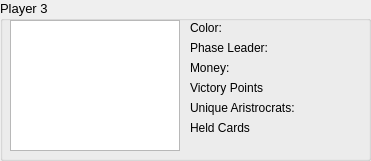
   <widget class="QGroupBox" name="groupBoxPlayer3">
    <property name="geometry">
     <rect>
      <x>10</x>
      <y>450</y>
      <width>371</width>
      <height>161</height>
     </rect>
    </property>
    <property name="font">
     <font>
      <pointsize>10</pointsize>
     </font>
    </property>
    <property name="title">
     <string>Player 3</string>
    </property>
    <widget class="QLabel" name="lblColor_Player3">
     <property name="geometry">
      <rect>
       <x>190</x>
       <y>20</y>
       <width>161</width>
       <height>16</height>
      </rect>
     </property>
     <property name="font">
      <font>
       <pointsize>9</pointsize>
      </font>
     </property>
     <property name="text">
      <string>Color:</string>
     </property>
    </widget>
    <widget class="QLabel" name="lblPhaseLeader_Player3">
     <property name="geometry">
      <rect>
       <x>190</x>
       <y>40</y>
       <width>161</width>
       <height>16</height>
      </rect>
     </property>
     <property name="font">
      <font>
       <pointsize>9</pointsize>
      </font>
     </property>
     <property name="text">
      <string>Phase Leader: </string>
     </property>
    </widget>
    <widget class="QLabel" name="lblMoney_Player3">
     <property name="geometry">
      <rect>
       <x>190</x>
       <y>60</y>
       <width>161</width>
       <height>16</height>
      </rect>
     </property>
     <property name="font">
      <font>
       <pointsize>9</pointsize>
      </font>
     </property>
     <property name="text">
      <string>Money:</string>
     </property>
    </widget>
    <widget class="QLabel" name="lblVP_Player3">
     <property name="geometry">
      <rect>
       <x>190</x>
       <y>80</y>
       <width>161</width>
       <height>16</height>
      </rect>
     </property>
     <property name="font">
      <font>
       <pointsize>9</pointsize>
      </font>
     </property>
     <property name="text">
      <string>Victory Points</string>
     </property>
    </widget>
    <widget class="QLabel" name="lblAristocrats_Player3">
     <property name="geometry">
      <rect>
       <x>190</x>
       <y>100</y>
       <width>161</width>
       <height>16</height>
      </rect>
     </property>
     <property name="font">
      <font>
       <pointsize>9</pointsize>
      </font>
     </property>
     <property name="text">
      <string>Unique Aristrocrats:</string>
     </property>
    </widget>
    <widget class="QLabel" name="lblHeldCards_Player3">
     <property name="geometry">
      <rect>
       <x>190</x>
       <y>120</y>
       <width>161</width>
       <height>16</height>
      </rect>
     </property>
     <property name="font">
      <font>
       <pointsize>9</pointsize>
      </font>
     </property>
     <property name="text">
      <string>Held Cards</string>
     </property>
    </widget>
    <widget class="QListWidget" name="listCards_Player3">
     <property name="geometry">
      <rect>
       <x>10</x>
       <y>20</y>
       <width>170</width>
       <height>131</height>
      </rect>
     </property>
     <property name="font">
      <font>
       <pointsize>9</pointsize>
      </font>
     </property>
    </widget>
   </widget>
